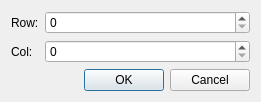
<?xml version="1.0" encoding="UTF-8"?>
<ui version="4.0">
 <class>SizeDialog</class>
 <widget class="QDialog" name="SizeDialog">
  <property name="geometry">
   <rect>
    <x>0</x>
    <y>0</y>
    <width>261</width>
    <height>95</height>
   </rect>
  </property>
  <property name="windowTitle">
   <string>Size</string>
  </property>
  <layout class="QVBoxLayout" name="verticalLayout">
   <item>
    <layout class="QFormLayout" name="formLayout">
     <item row="0" column="0">
      <widget class="QLabel" name="label">
       <property name="text">
        <string>Row:</string>
       </property>
      </widget>
     </item>
     <item row="1" column="0">
      <widget class="QLabel" name="label_2">
       <property name="text">
        <string>Col:</string>
       </property>
      </widget>
     </item>
     <item row="0" column="1">
      <widget class="QSpinBox" name="row"/>
     </item>
     <item row="1" column="1">
      <widget class="QSpinBox" name="col"/>
     </item>
    </layout>
   </item>
   <item>
    <widget class="QDialogButtonBox" name="buttonBox">
     <property name="orientation">
      <enum>Qt::Horizontal</enum>
     </property>
     <property name="standardButtons">
      <set>QDialogButtonBox::Cancel|QDialogButtonBox::Ok</set>
     </property>
    </widget>
   </item>
  </layout>
 </widget>
 <resources/>
 <connections>
  <connection>
   <sender>buttonBox</sender>
   <signal>accepted()</signal>
   <receiver>SizeDialog</receiver>
   <slot>accept()</slot>
   <hints>
    <hint type="sourcelabel">
     <x>248</x>
     <y>254</y>
    </hint>
    <hint type="destinationlabel">
     <x>157</x>
     <y>274</y>
    </hint>
   </hints>
  </connection>
  <connection>
   <sender>buttonBox</sender>
   <signal>rejected()</signal>
   <receiver>SizeDialog</receiver>
   <slot>reject()</slot>
   <hints>
    <hint type="sourcelabel">
     <x>316</x>
     <y>260</y>
    </hint>
    <hint type="destinationlabel">
     <x>286</x>
     <y>274</y>
    </hint>
   </hints>
  </connection>
 </connections>
</ui>
